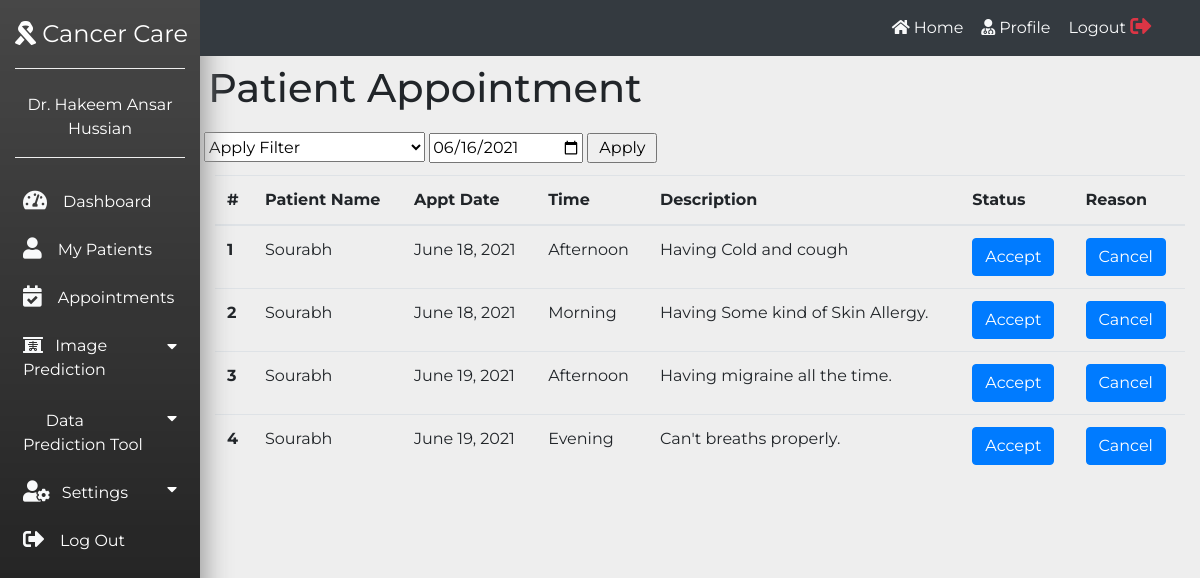
Page /docappointment/ (signed in) on the earlier database version.
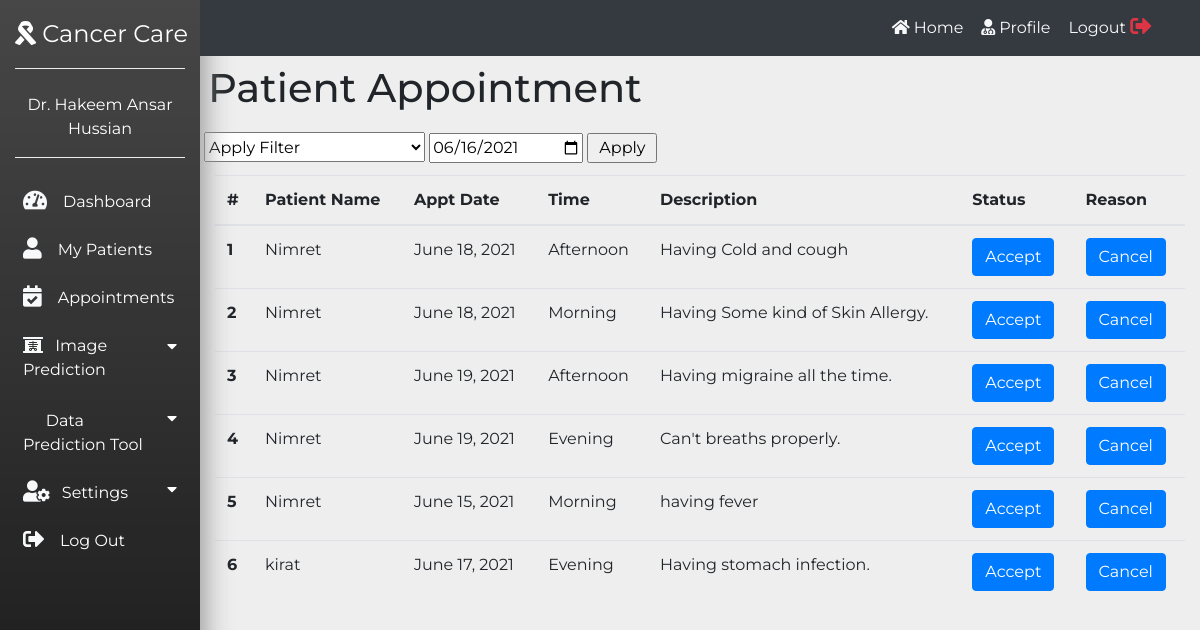
Same page on the later database version.
### myapp/models.py (models this page shows, shortened)
class myappointment(models.Model):
    patient_id = models.ForeignKey(mypatient, on_delete = models.CASCADE)
    doctor_id = models.ForeignKey(mydoctor, on_delete=models.CASCADE)
    app_time = models.TimeField(null=True,blank=True)
    app_applyTime_Date = models.DateTimeField()
    app_date = models.DateField()
    app_timeofday = models.CharField(max_length = 20)
    app_reason = models.TextField(null=True, blank = True)
    app_isactive = models.BooleanField(default=False)
    app_notes = models.TextField(null=True,blank=True)
    Appointment_Status = (
        ('A', 'Approved'),
        ('NA', 'Not Approved'),
        ('P', 'Pending')
    )
    app_status = models.CharField(max_length=2, choices=Appointment_Status,default='P')

class mypatient(models.Model):
    patient_id = models.CharField(max_length=30)
    pat_img = models.ImageField(null=True,blank=True)
    pat_name = models.CharField(max_length = 30)
    pat_email = models.EmailField()
    pat_pass = models.CharField(max_length = 40)
    pat_contact = models.CharField(max_length = 12,null = True)
    pat_pincode = models.IntegerField(null = True)
    pat_address = models.CharField(max_length = 100,null = True)
    pat_city = models.CharField(max_length = 20,null = True)
    pat_state = models.CharField(max_length = 20,null = True)
    pat_dob = models.DateField(max_length = 8,null = True)
    pat_bloodgroup = models.CharField(max_length = 3,null = True)
    pat_age = models.IntegerField(null = True)
    GENDER_CHOICES = (
        ('M', 'Male'),
        ('F', 'Female'),
    )
    pat_gender = models.CharField(max_length=1, choices=GENDER_CHOICES,null = True)

### myapp/views.py (the view, shortened to what this page needs)
# urls.py: path('docappointment/',views.docappointment,name="docappointment"),
def docappointment(request):
    doc = mydoctor.objects.get(doc_email = request.session['docem'])
    appointments = myappointment.objects.filter(doctor_id = doc, app_status = 'P')
    return render(request,'doctorF/docappointment.html',{'appointments':appointments, 'entered_date': date.today().strftime('%Y-%m-%d')} )

### Template/doctorF/docappointment.html (shortened to what this page needs)
{% extends 'doctorF/docsidebar.html' %} {% load static %}  {% block content %}
<div class="container">
    <div class="row">
        <div class="col-md-12 p-2">
            <h1>Patient Appointment</h1>
        </div>
    </div>
    <div class="row">
        <div class="col-md-8 p-1">
            <form method='POST'>
                <select name="filter" id="filter" required style="height: 30px;">
                {% if selected_field %}
                <option value=""  disabled>Apply Filter </option>
                    {% if selected_field == 'pending_appointments' %}
                        <option value="pending_appointments" selected >Pending Appointments</option>
                    {% else %}
                        <option value="pending_appointments"  >Pending Appointments</option>
                    {% endif %}
                    {% if selected_field == 'approved_appointments' %}
                        <option value="approved_appointments" selected>Approved Appointments</option selected>
                    {% else %}
                    <option value="approved_appointments" >Approved Appointments</option>
                    {% endif %}
                    {% if selected_field == 'all_appointments' %}
                        <option value="all_appointments" selected>All Appointments</option selected>
                    {% else %}
                    <option value="all_appointments" >All Appointments</option>
                    {% endif %}
                    {% if selected_field == 'rejected_appointments' %}
                        <option value="rejected_appointments" selected>Rejected Appointments</option selected>
                    {% else %}
                    <option value="rejected_appointments" >Rejected Appointments</option>
                    {% endif %}
                {% else %}<option value="" selected disabled>Apply Filter </option>
                {% endif %}
                </select>
                <input type="date" required id='filter_date' name='date' value="{{entered_date}}" style=" height: 30px; ">
                <input type="submit" value="Apply" style="height: 30px;width: 70px;">
            </form>
        </div>
        <div class="col-md-4 "></div>
    </div>
    <div class="row ">
        <div class="col-md-12 ">
            <table class="table mt-2 ">
                <thead>
                    <tr>
                        <th scope="col ">#</th>
                        <th scope="col ">Patient Name</th>
                        <th scope="col ">Appt Date</th>
                        <th scope="col ">Time</th>
                        <th scope="col ">Description</th>
                        <th scope="col ">Status</th>
                        <th scope="col ">Reason</th>
                    </tr>
                </thead>
                <tbody>
                    {% for app in appointments %}
                    <tr>
                        <th scope="row">{{ forloop.counter}}</th>
                        <td>{{app.patient_id.pat_name}}</td>
                        <td>{{app.app_date}}</td>
                        <td>{{app.app_timeofday}}</td>
                        <td>{{app.app_notes}}</td>
                        {% if app.app_status == 'P' %}
                        <td>
                            <button type="button" class="btn btn-primary " data-toggle="modal" data-target="#myModa{{forloop.counter}}">Accept</button>
                        </td>
                        <td>
                            <button type="button " class="btn btn-primary " data-toggle="modal" data-target="#my{{forloop.counter}}">Cancel</button>
                        </td>
                        {% else %}
                        <td>
                            {% if app.app_status == 'A' %} Approved {% endif %}
                        </td>
                        {% endif %}
                    </tr>
                    {% empty %}
                    <tr>
                        <td>No Appointments Found</td>
                    </tr>
                    {% endfor %}
                </tbody>
            </table>
        </div>
    </div>
</div>
{% endblock %}

Differences in the rows shown:
changed through a linked row, myappointment "Having Cold and cough": patient_id.pat_name "Sourabh" → "Nimret"
changed through a linked row, myappointment "Having Some kind of Skin Allergy.": patient_id.pat_name "Sourabh" → "Nimret"
changed through a linked row, myappointment "Having migraine all the time.": patient_id.pat_name "Sourabh" → "Nimret"
changed through a linked row, myappointment "Can't breaths properly.": patient_id.pat_name "Sourabh" → "Nimret"
added myappointment: patient_id.pat_name "Nimret", app_date "June 15, 2021", app_timeofday "Morning", app_notes "having fever"
added myappointment: patient_id.pat_name "kirat", app_date "June 17, 2021", app_timeofday "Evening", app_notes "Having stomach infection."
